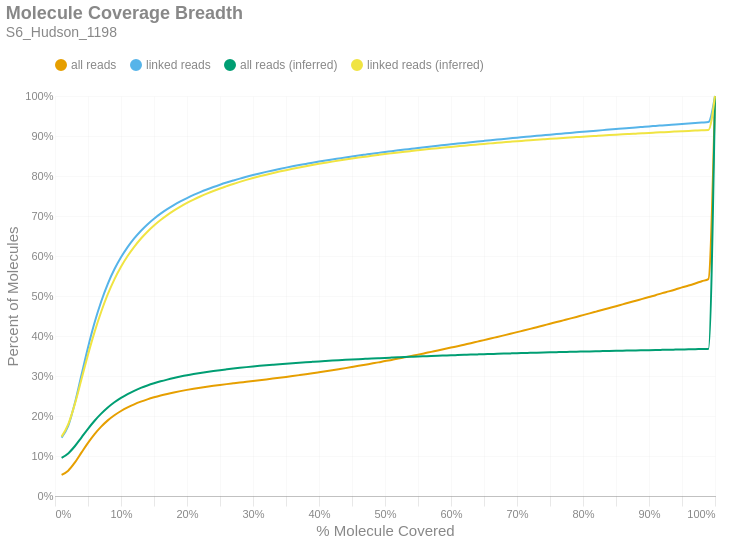

The notebook cell this image was saved under:
### Markdown cell above
### Molecule Read Coverage
This chart shows molecule coverage breadth as computed by the number of bases aligned to that molecule. In other words, "*how much of each unique long molecule is actually sequenced/aligned?*" Keep in mind there is a distinction between sequences and alignments, since some sequences belonging to a particular molecule may not align well and wouldn't appear in the alignment data. This chart also shows molecule coverage breadth as computed by the *inferred fragment* from which the aligned sequences originate. Unlike read coverage, this calculation takes into account the total insert size, including unsequenced gaps between the forward and reverse reads. Like the previous figures, these are cumulative percents.

### Code cell
if SKIPLR:
    print_html(f"Skipped")
else:
    binned_df = consolidated_hist(valids['coverage_bp'], mask, 0.01, True)
    binned_df_inf = consolidated_hist(valids['coverage_inserts'], mask, 0.01, True)
    binned_df = binned_df.with_columns(pl.lit(binned_df_inf['all reads (cumsum)']).alias('all reads (inferred)'))
    binned_df = binned_df.with_columns(pl.lit(binned_df_inf['linked reads (cumsum)']).alias('linked reads (inferred)'))
    binned_df = binned_df.with_columns(
        (pl.col('bin').cast(pl.Float64) + 0.01).alias('right_edge')
    )

    with SafeRender(binned_df):
        (
            density_plot(binned_df, 'Molecule Coverage Breadth', samplename, 'molcov', ['all reads (inferred)','linked reads (inferred)'])
            .encode(
                #x=alt.X('bin:Q', title="% Molecule Covered").axis(format = '%').scale(padding=0),
                x=alt.X('right_edge:Q', title="% Molecule Covered").axis(format='%').scale(padding=0),
                y=alt.Y('value:Q', title='Percent of Molecules')
                    .axis(format='%')
                    .stack(False)
                    .scale(domainMin=0, padding=0),
                color=alt.Color("key:N").scale(domain = ["all reads", "linked reads", "all reads (inferred)", "linked reads (inferred)"]),
                tooltip = [
                    alt.Tooltip("key:N", title = "Data Type"),
                    alt.Tooltip("range_label:N", title="% Molecule Covered"),
                    alt.Tooltip("value:Q", format = ".2%", title="% Molecules")
                ]
            )
        ).display()

### Figure 1 — Vega-Lite specification as saved in the notebook (floating-point values rounded to 4 significant figures)
{"width": "container", "height": 400, "config": {"title": {"anchor": "start", "dy": -15, "fontSize": 18, "color": "#888888", "subtitleColor": "#888888", "subtitleFontSize": 14}, "arc": {"fill": "#0072B2"}, "axis": {"domainColor": "#888888", "domainWidth": 0.5, "gridWidth": 0.2, "grid": false, "titleFontWeight": 400, "titleFontSize": 15, "labelFontSize": 11, "labelColor": "#888888", "tickColor": "#888888", "tickWidth": 0.2, "titleColor": "#888888"}, "axisBand": {"grid": false}, "axisX": {"grid": true, "tickSize": 10, "domainCap": "round"}, "axisY": {"domain": false, "grid": true, "tickSize": 0, "domainCap": "round"}, "background": "transparent", "header": {"labelFontSize": 15, "labelColor": "#888888", "titleFontSize": 15, "titleFontWeight": 600, "titleColor": "#888888"}, "legend": {"labelFont": "sans-serif", "labelFontSize": 12, "labelColor": "#888888", "symbolSize": 100, "symbolType": "circle", "titleFontSize": 12, "titlePadding": 10, "titleColor": "#888888", "title": null, "orient": "top"}, "range": {"category": ["#E69F00", "#56B4E9", "#009E73", "#F0E442", "#0072B2", "#D55E00", "#CC79A7", "#000000"], "diverging": ["#cfe8f3", "#a2d4ec", "#73bfe2", "#46abdb", "#1696d2", "#12719e"]}, "area": {"fill": "#0072B2", "fillOpacity": 0.7, "line": true, "strokeOpacity": 0.7}, "line": {"color": "#0072B2", "stroke": "#0072B2", "strokeWidth": 2}, "trail": {"color": "#0072B2", "stroke": "#0072B2", "strokeWidth": 0, "size": 1}, "point": {"filled": true, "fillOpacity": 1.0, "size": 95}, "text": {"color": "#888888", "fontSize": 11, "align": "right", "fontWeight": 400, "size": 11}, "bar": {"fill": "#0072B2", "stroke": null}, "view": {"stroke": null, "continuousWidth": 660, "continuousHeight": 400}}, "data": {"name": "data-630149941fc435975b4c13e731ddfe9e"}, "mark": {"type": "line", "interpolate": "monotone", "point": {"opacity": 0, "size": 275}}, "encoding": {"color": {"field": "key", "scale": {"domain": ["all reads", "linked reads", "all reads (inferred)", "linked reads (inferred)"]}, "type": "nominal"}, "tooltip": [{"field": "key", "title": "Data Type", "type": "nominal"}, {"field": "range_label", "title": "% Molecule Covered", "type": "nominal"}, {"field": "value", "format": ".2%", "title": "% Molecules", "type": "quantitative"}], "x": {"axis": {"format": "%"}, "field": "right_edge", "scale": {"padding": 0}, "title": "% Molecule Covered", "type": "quantitative"}, "y": {"axis": {"format": "%"}, "field": "value", "scale": {"domainMin": 0, "padding": 0}, "stack": false, "title": "Percent of Molecules", "type": "quantitative"}}, "params": [{"name": "param_c36ac31b6afebe62", "select": {"type": "point", "fields": ["key"]}, "bind": "legend"}], "title": {"text": "Molecule Coverage Breadth", "subtitle": "S6_Hudson_1198"}, "transform": [{"fold": ["all reads (cumsum)", "linked reads (cumsum)", "all reads (inferred)", "linked reads (inferred)"]}, {"calculate": "replace(datum.key, ' (cumsum)', '')", "as": "key"}, {"filter": {"param": "param_c36ac31b6afebe62"}}], "usermeta": {"embedOptions": {"downloadFileName": "S6_Hudson_1198.molcov"}}, "$schema": "https://vega.github.io/schema/vega-lite/v6.1.0.json", "datasets": {"data-630149941fc435975b4c13e731ddfe9e": [{"bin": "0.0", "interval": "0.0-0.01", "all reads": 0.05276, "linked reads": 0.1461, "all reads (cumsum)": 0.05276, "linked reads (cumsum)": 0.1461, "range_label": "0.0-0.01", "all reads (inferred)": 0.09513, "linked reads (inferred)": 0.1484, "right_edge": 0.01}, {"bin": "0.01", "interval": "0.01-0.02", "all reads": 0.01052, "linked reads": 0.02901, "all reads (cumsum)": 0.06328, "linked reads (cumsum)": 0.1752, "range_label": "0.01-0.02", "all reads (inferred)": 0.1063, "linked reads (inferred)": 0.1791, "right_edge": 0.02}, {"bin": "0.02", "interval": "0.02-0.03", "all reads": 0.02015, "linked reads": 0.0565, "all reads (cumsum)": 0.08342, "linked reads (cumsum)": 0.2317, "range_label": "0.02-0.03", "all reads (inferred)": 0.1244, "linked reads (inferred)": 0.2298, "right_edge": 0.03}, {"bin": "0.03", "interval": "0.03-0.04", "all reads": 0.02489, "linked reads": 0.07025, "all reads (cumsum)": 0.1083, "linked reads (cumsum)": 0.3019, "range_label": "0.03-0.04", "all reads (inferred)": 0.1462, "linked reads (inferred)": 0.2912, "right_edge": 0.04}, {"bin": "0.04", "interval": "0.04-0.05", "all reads": 0.02461, "linked reads": 0.06964, "all reads (cumsum)": 0.1329, "linked reads (cumsum)": 0.3715, "range_label": "0.04-0.05", "all reads (inferred)": 0.168, "linked reads (inferred)": 0.3533, "right_edge": 0.05}, {"bin": "0.05", "interval": "0.05-0.06", "all reads": 0.02193, "linked reads": 0.06213, "all reads (cumsum)": 0.1549, "linked reads (cumsum)": 0.4337, "range_label": "0.05-0.06", "all reads (inferred)": 0.1881, "linked reads (inferred)": 0.4103, "right_edge": 0.06}, {"bin": "0.06", "interval": "0.06-0.07", "all reads": 0.01858, "linked reads": 0.05264, "all reads (cumsum)": 0.1734, "linked reads (cumsum)": 0.4863, "range_label": "0.06-0.07", "all reads (inferred)": 0.2058, "linked reads (inferred)": 0.4606, "right_edge": 0.07}, {"bin": "0.07", "interval": "0.07-0.08", "all reads": 0.01562, "linked reads": 0.04425, "all reads (cumsum)": 0.1891, "linked reads (cumsum)": 0.5306, "range_label": "0.07-0.08", "all reads (inferred)": 0.2212, "linked reads (inferred)": 0.5044, "right_edge": 0.08}, {"bin": "0.08", "interval": "0.08-0.09", "all reads": 0.01279, "linked reads": 0.0362, "all reads (cumsum)": 0.2018, "linked reads (cumsum)": 0.5668, "range_label": "0.08-0.09", "all reads (inferred)": 0.2343, "linked reads (inferred)": 0.5416, "right_edge": 0.09}, {"bin": "0.09", "interval": "0.09-0.1", "all reads": 0.01067, "linked reads": 0.03016, "all reads (cumsum)": 0.2125, "linked reads (cumsum)": 0.5969, "range_label": "0.09-0.1", "all reads (inferred)": 0.2454, "linked reads (inferred)": 0.573, "right_edge": 0.1}, {"bin": "0.1", "interval": "0.1-0.11", "all reads": 0.009007, "linked reads": 0.02544, "all reads (cumsum)": 0.2215, "linked reads (cumsum)": 0.6224, "range_label": "0.1-0.11", "all reads (inferred)": 0.2549, "linked reads (inferred)": 0.5999, "right_edge": 0.11}, {"bin": "0.11", "interval": "0.11-0.12", "all reads": 0.007678, "linked reads": 0.02165, "all reads (cumsum)": 0.2292, "linked reads (cumsum)": 0.644, "range_label": "0.11-0.12", "all reads (inferred)": 0.263, "linked reads (inferred)": 0.6229, "right_edge": 0.12}, {"bin": "0.12", "interval": "0.12-0.13", "all reads": 0.006619, "linked reads": 0.01863, "all reads (cumsum)": 0.2358, "linked reads (cumsum)": 0.6626, "range_label": "0.12-0.13", "all reads (inferred)": 0.2702, "linked reads (inferred)": 0.6432, "right_edge": 0.13}, {"bin": "0.13", "interval": "0.13-0.14", "all reads": 0.005779, "linked reads": 0.01626, "all reads (cumsum)": 0.2416, "linked reads (cumsum)": 0.6789, "range_label": "0.13-0.14", "all reads (inferred)": 0.2764, "linked reads (inferred)": 0.6608, "right_edge": 0.14}, {"bin": "0.14", "interval": "0.14-0.15", "all reads": 0.005065, "linked reads": 0.01423, "all reads (cumsum)": 0.2467, "linked reads (cumsum)": 0.6931, "range_label": "0.14-0.15", "all reads (inferred)": 0.2818, "linked reads (inferred)": 0.6763, "right_edge": 0.15}, {"bin": "0.15", "interval": "0.15-0.16", "all reads": 0.004532, "linked reads": 0.01268, "all reads (cumsum)": 0.2512, "linked reads (cumsum)": 0.7058, "range_label": "0.15-0.16", "all reads (inferred)": 0.2867, "linked reads (inferred)": 0.69, "right_edge": 0.16}, {"bin": "0.16", "interval": "0.16-0.17", "all reads": 0.004029, "linked reads": 0.01125, "all reads (cumsum)": 0.2552, "linked reads (cumsum)": 0.7171, "range_label": "0.16-0.17", "all reads (inferred)": 0.291, "linked reads (inferred)": 0.7022, "right_edge": 0.17}, {"bin": "0.17", "interval": "0.17-0.18", "all reads": 0.003658, "linked reads": 0.01019, "all reads (cumsum)": 0.2589, "linked reads (cumsum)": 0.7273, "range_label": "0.17-0.18", "all reads (inferred)": 0.2949, "linked reads (inferred)": 0.7134, "right_edge": 0.18}, {"bin": "0.18", "interval": "0.18-0.19", "all reads": 0.003341, "linked reads": 0.009275, "all reads (cumsum)": 0.2622, "linked reads (cumsum)": 0.7365, "range_label": "0.18-0.19", "all reads (inferred)": 0.2985, "linked reads (inferred)": 0.7235, "right_edge": 0.19}, {"bin": "0.19", "interval": "0.19-0.2", "all reads": 0.003044, "linked reads": 0.008389, "all reads (cumsum)": 0.2653, "linked reads (cumsum)": 0.7449, "range_label": "0.19-0.2", "all reads (inferred)": 0.3018, "linked reads (inferred)": 0.7327, "right_edge": 0.2}, {"bin": "0.2", "interval": "0.2-0.21", "all reads": 0.002825, "linked reads": 0.007752, "all reads (cumsum)": 0.2681, "linked reads (cumsum)": 0.7527, "range_label": "0.2-0.21", "all reads (inferred)": 0.3047, "linked reads (inferred)": 0.741, "right_edge": 0.21}, {"bin": "0.21", "interval": "0.21-0.22", "all reads": 0.002598, "linked reads": 0.007059, "all reads (cumsum)": 0.2707, "linked reads (cumsum)": 0.7597, "range_label": "0.21-0.22", "all reads (inferred)": 0.3075, "linked reads (inferred)": 0.7487, "right_edge": 0.22}, {"bin": "0.22", "interval": "0.22-0.23", "all reads": 0.00244, "linked reads": 0.006568, "all reads (cumsum)": 0.2731, "linked reads (cumsum)": 0.7663, "range_label": "0.22-0.23", "all reads (inferred)": 0.31, "linked reads (inferred)": 0.7558, "right_edge": 0.23}, {"bin": "0.23", "interval": "0.23-0.24", "all reads": 0.002309, "linked reads": 0.006178, "all reads (cumsum)": 0.2754, "linked reads (cumsum)": 0.7725, "range_label": "0.23-0.24", "all reads (inferred)": 0.3124, "linked reads (inferred)": 0.7626, "right_edge": 0.24}, {"bin": "0.24", "interval": "0.24-0.25", "all reads": 0.002177, "linked reads": 0.005761, "all reads (cumsum)": 0.2776, "linked reads (cumsum)": 0.7782, "range_label": "0.24-0.25", "all reads (inferred)": 0.3146, "linked reads (inferred)": 0.7688, "right_edge": 0.25}, {"bin": "0.25", "interval": "0.25-0.26", "all reads": 0.002056, "linked reads": 0.005363, "all reads (cumsum)": 0.2797, "linked reads (cumsum)": 0.7836, "range_label": "0.25-0.26", "all reads (inferred)": 0.3166, "linked reads (inferred)": 0.7746, "right_edge": 0.26}, {"bin": "0.26", "interval": "0.26-0.27", "all reads": 0.001971, "linked reads": 0.005045, "all reads (cumsum)": 0.2816, "linked reads (cumsum)": 0.7886, "range_label": "0.26-0.27", "all reads (inferred)": 0.3186, "linked reads (inferred)": 0.7802, "right_edge": 0.27}, {"bin": "0.27", "interval": "0.27-0.28", "all reads": 0.001953, "linked reads": 0.004859, "all reads (cumsum)": 0.2836, "linked reads (cumsum)": 0.7935, "range_label": "0.27-0.28", "all reads (inferred)": 0.3204, "linked reads (inferred)": 0.7853, "right_edge": 0.28}, {"bin": "0.28", "interval": "0.28-0.29", "all reads": 0.00191, "linked reads": 0.004455, "all reads (cumsum)": 0.2855, "linked reads (cumsum)": 0.798, "range_label": "0.28-0.29", "all reads (inferred)": 0.3222, "linked reads (inferred)": 0.7902, "right_edge": 0.29}, {"bin": "0.29", "interval": "0.29-0.3", "all reads": 0.001949, "linked reads": 0.004309, "all reads (cumsum)": 0.2875, "linked reads (cumsum)": 0.8023, "range_label": "0.29-0.3", "all reads (inferred)": 0.3239, "linked reads (inferred)": 0.7949, "right_edge": 0.3}, {"bin": "0.3", "interval": "0.3-0.31", "all reads": 0.00197, "linked reads": 0.004095, "all reads (cumsum)": 0.2894, "linked reads (cumsum)": 0.8064, "range_label": "0.3-0.31", "all reads (inferred)": 0.3254, "linked reads (inferred)": 0.7992, "right_edge": 0.31}, {"bin": "0.31", "interval": "0.31-0.32", "all reads": 0.001998, "linked reads": 0.003894, "all reads (cumsum)": 0.2914, "linked reads (cumsum)": 0.8103, "range_label": "0.31-0.32", "all reads (inferred)": 0.3269, "linked reads (inferred)": 0.8033, "right_edge": 0.32}, {"bin": "0.32", "interval": "0.32-0.33", "all reads": 0.002046, "linked reads": 0.003669, "all reads (cumsum)": 0.2935, "linked reads (cumsum)": 0.8139, "range_label": "0.32-0.33", "all reads (inferred)": 0.3282, "linked reads (inferred)": 0.8072, "right_edge": 0.33}, {"bin": "0.33", "interval": "0.33-0.34", "all reads": 0.002108, "linked reads": 0.003556, "all reads (cumsum)": 0.2956, "linked reads (cumsum)": 0.8175, "range_label": "0.33-0.34", "all reads (inferred)": 0.3296, "linked reads (inferred)": 0.811, "right_edge": 0.34}, {"bin": "0.34", "interval": "0.34-0.35", "all reads": 0.002157, "linked reads": 0.003418, "all reads (cumsum)": 0.2977, "linked reads (cumsum)": 0.8209, "range_label": "0.34-0.35", "all reads (inferred)": 0.3309, "linked reads (inferred)": 0.8146, "right_edge": 0.35}, {"bin": "0.35", "interval": "0.35-0.36", "all reads": 0.002191, "linked reads": 0.003246, "all reads (cumsum)": 0.2999, "linked reads (cumsum)": 0.8241, "range_label": "0.35-0.36", "all reads (inferred)": 0.3321, "linked reads (inferred)": 0.8181, "right_edge": 0.36}, {"bin": "0.36", "interval": "0.36-0.37", "all reads": 0.002253, "linked reads": 0.003104, "all reads (cumsum)": 0.3022, "linked reads (cumsum)": 0.8273, "range_label": "0.36-0.37", "all reads (inferred)": 0.3333, "linked reads (inferred)": 0.8214, "right_edge": 0.37}, {"bin": "0.37", "interval": "0.37-0.38", "all reads": 0.002296, "linked reads": 0.002955, "all reads (cumsum)": 0.3045, "linked reads (cumsum)": 0.8302, "range_label": "0.37-0.38", "all reads (inferred)": 0.3344, "linked reads (inferred)": 0.8245, "right_edge": 0.38}, {"bin": "0.38", "interval": "0.38-0.39", "all reads": 0.002397, "linked reads": 0.002945, "all reads (cumsum)": 0.3069, "linked reads (cumsum)": 0.8332, "range_label": "0.38-0.39", "all reads (inferred)": 0.3355, "linked reads (inferred)": 0.8275, "right_edge": 0.39}, {"bin": "0.39", "interval": "0.39-0.4", "all reads": 0.00246, "linked reads": 0.002833, "all reads (cumsum)": 0.3093, "linked reads (cumsum)": 0.836, "range_label": "0.39-0.4", "all reads (inferred)": 0.3365, "linked reads (inferred)": 0.8304, "right_edge": 0.4}, {"bin": "0.4", "interval": "0.4-0.41", "all reads": 0.002481, "linked reads": 0.002703, "all reads (cumsum)": 0.3118, "linked reads (cumsum)": 0.8387, "range_label": "0.4-0.41", "all reads (inferred)": 0.3376, "linked reads (inferred)": 0.8332, "right_edge": 0.41}, {"bin": "0.41", "interval": "0.41-0.42", "all reads": 0.002571, "linked reads": 0.002612, "all reads (cumsum)": 0.3144, "linked reads (cumsum)": 0.8413, "range_label": "0.41-0.42", "all reads (inferred)": 0.3385, "linked reads (inferred)": 0.836, "right_edge": 0.42}, {"bin": "0.42", "interval": "0.42-0.43", "all reads": 0.002643, "linked reads": 0.002507, "all reads (cumsum)": 0.317, "linked reads (cumsum)": 0.8438, "range_label": "0.42-0.43", "all reads (inferred)": 0.3395, "linked reads (inferred)": 0.8386, "right_edge": 0.43}, {"bin": "0.43", "interval": "0.43-0.44", "all reads": 0.002681, "linked reads": 0.00251, "all reads (cumsum)": 0.3197, "linked reads (cumsum)": 0.8463, "range_label": "0.43-0.44", "all reads (inferred)": 0.3404, "linked reads (inferred)": 0.8412, "right_edge": 0.44}, {"bin": "0.44", "interval": "0.44-0.45", "all reads": 0.002793, "linked reads": 0.002422, "all reads (cumsum)": 0.3225, "linked reads (cumsum)": 0.8487, "range_label": "0.44-0.45", "all reads (inferred)": 0.3413, "linked reads (inferred)": 0.8436, "right_edge": 0.45}, {"bin": "0.45", "interval": "0.45-0.46", "all reads": 0.002846, "linked reads": 0.00236, "all reads (cumsum)": 0.3253, "linked reads (cumsum)": 0.8511, "range_label": "0.45-0.46", "all reads (inferred)": 0.3421, "linked reads (inferred)": 0.846, "right_edge": 0.46}, {"bin": "0.46", "interval": "0.46-0.47", "all reads": 0.002896, "linked reads": 0.002294, "all reads (cumsum)": 0.3282, "linked reads (cumsum)": 0.8534, "range_label": "0.46-0.47", "all reads (inferred)": 0.3429, "linked reads (inferred)": 0.8482, "right_edge": 0.47}, {"bin": "0.47", "interval": "0.47-0.48", "all reads": 0.002978, "linked reads": 0.002281, "all reads (cumsum)": 0.3312, "linked reads (cumsum)": 0.8557, "range_label": "0.47-0.48", "all reads (inferred)": 0.3438, "linked reads (inferred)": 0.8505, "right_edge": 0.48}, {"bin": "0.48", "interval": "0.48-0.49", "all reads": 0.002847, "linked reads": 0.002127, "all reads (cumsum)": 0.3341, "linked reads (cumsum)": 0.8578, "range_label": "0.48-0.49", "all reads (inferred)": 0.3445, "linked reads (inferred)": 0.8527, "right_edge": 0.49}, {"bin": "0.49", "interval": "0.49-0.5", "all reads": 0.003283, "linked reads": 0.002188, "all reads (cumsum)": 0.3374, "linked reads (cumsum)": 0.86, "range_label": "0.49-0.5", "all reads (inferred)": 0.3453, "linked reads (inferred)": 0.8548, "right_edge": 0.5}, {"bin": "0.5", "interval": "0.5-0.51", "all reads": 0.002896, "linked reads": 0.002013, "all reads (cumsum)": 0.3403, "linked reads (cumsum)": 0.862, "range_label": "0.5-0.51", "all reads (inferred)": 0.346, "linked reads (inferred)": 0.8568, "right_edge": 0.51}, {"bin": "0.51", "interval": "0.51-0.52", "all reads": 0.003295, "linked reads": 0.002106, "all reads (cumsum)": 0.3435, "linked reads (cumsum)": 0.8641, "range_label": "0.51-0.52", "all reads (inferred)": 0.3467, "linked reads (inferred)": 0.8587, "right_edge": 0.52}, {"bin": "0.52", "interval": "0.52-0.53", "all reads": 0.003222, "linked reads": 0.001997, "all reads (cumsum)": 0.3468, "linked reads (cumsum)": 0.8661, "range_label": "0.52-0.53", "all reads (inferred)": 0.3474, "linked reads (inferred)": 0.8606, "right_edge": 0.53}, {"bin": "0.53", "interval": "0.53-0.54", "all reads": 0.003314, "linked reads": 0.001943, "all reads (cumsum)": 0.3501, "linked reads (cumsum)": 0.868, "range_label": "0.53-0.54", "all reads (inferred)": 0.3481, "linked reads (inferred)": 0.8625, "right_edge": 0.54}, {"bin": "0.54", "interval": "0.54-0.55", "all reads": 0.003315, "linked reads": 0.001986, "all reads (cumsum)": 0.3534, "linked reads (cumsum)": 0.87, "range_label": "0.54-0.55", "all reads (inferred)": 0.3487, "linked reads (inferred)": 0.8643, "right_edge": 0.55}, {"bin": "0.55", "interval": "0.55-0.56", "all reads": 0.003435, "linked reads": 0.001923, "all reads (cumsum)": 0.3568, "linked reads (cumsum)": 0.872, "range_label": "0.55-0.56", "all reads (inferred)": 0.3494, "linked reads (inferred)": 0.8661, "right_edge": 0.56}, {"bin": "0.56", "interval": "0.56-0.57", "all reads": 0.003485, "linked reads": 0.001871, "all reads (cumsum)": 0.3603, "linked reads (cumsum)": 0.8738, "range_label": "0.56-0.57", "all reads (inferred)": 0.35, "linked reads (inferred)": 0.8679, "right_edge": 0.57}, {"bin": "0.57", "interval": "0.57-0.58", "all reads": 0.003415, "linked reads": 0.001813, "all reads (cumsum)": 0.3637, "linked reads (cumsum)": 0.8756, "range_label": "0.57-0.58", "all reads (inferred)": 0.3507, "linked reads (inferred)": 0.8696, "right_edge": 0.58}, {"bin": "0.58", "interval": "0.58-0.59", "all reads": 0.003583, "linked reads": 0.001788, "all reads (cumsum)": 0.3673, "linked reads (cumsum)": 0.8774, "range_label": "0.58-0.59", "all reads (inferred)": 0.3512, "linked reads (inferred)": 0.8712, "right_edge": 0.59}, {"bin": "0.59", "interval": "0.59-0.6", "all reads": 0.003707, "linked reads": 0.001809, "all reads (cumsum)": 0.371, "linked reads (cumsum)": 0.8792, "range_label": "0.59-0.6", "all reads (inferred)": 0.3518, "linked reads (inferred)": 0.8728, "right_edge": 0.6}, {"bin": "0.6", "interval": "0.6-0.61", "all reads": 0.003573, "linked reads": 0.001731, "all reads (cumsum)": 0.3746, "linked reads (cumsum)": 0.881, "range_label": "0.6-0.61", "all reads (inferred)": 0.3524, "linked reads (inferred)": 0.8743, "right_edge": 0.61}, {"bin": "0.61", "interval": "0.61-0.62", "all reads": 0.003776, "linked reads": 0.001723, "all reads (cumsum)": 0.3784, "linked reads (cumsum)": 0.8827, "range_label": "0.61-0.62", "all reads (inferred)": 0.3529, "linked reads (inferred)": 0.8758, "right_edge": 0.62}, {"bin": "0.62", "interval": "0.62-0.63", "all reads": 0.003745, "linked reads": 0.001712, "all reads (cumsum)": 0.3821, "linked reads (cumsum)": 0.8844, "range_label": "0.62-0.63", "all reads (inferred)": 0.3535, "linked reads (inferred)": 0.8773, "right_edge": 0.63}, {"bin": "0.63", "interval": "0.63-0.64", "all reads": 0.003828, "linked reads": 0.001696, "all reads (cumsum)": 0.3859, "linked reads (cumsum)": 0.8861, "range_label": "0.63-0.64", "all reads (inferred)": 0.354, "linked reads (inferred)": 0.8787, "right_edge": 0.64}, {"bin": "0.64", "interval": "0.64-0.65", "all reads": 0.003798, "linked reads": 0.001684, "all reads (cumsum)": 0.3897, "linked reads (cumsum)": 0.8878, "range_label": "0.64-0.65", "all reads (inferred)": 0.3545, "linked reads (inferred)": 0.8802, "right_edge": 0.65}, {"bin": "0.65", "interval": "0.65-0.66", "all reads": 0.004012, "linked reads": 0.001667, "all reads (cumsum)": 0.3938, "linked reads (cumsum)": 0.8895, "range_label": "0.65-0.66", "all reads (inferred)": 0.355, "linked reads (inferred)": 0.8816, "right_edge": 0.66}, {"bin": "0.66", "interval": "0.66-0.67", "all reads": 0.003869, "linked reads": 0.001627, "all reads (cumsum)": 0.3976, "linked reads (cumsum)": 0.8911, "range_label": "0.66-0.67", "all reads (inferred)": 0.3555, "linked reads (inferred)": 0.883, "right_edge": 0.67}, {"bin": "0.67", "interval": "0.67-0.68", "all reads": 0.003927, "linked reads": 0.001566, "all reads (cumsum)": 0.4016, "linked reads (cumsum)": 0.8926, "range_label": "0.67-0.68", "all reads (inferred)": 0.356, "linked reads (inferred)": 0.8843, "right_edge": 0.68}, {"bin": "0.68", "interval": "0.68-0.69", "all reads": 0.003934, "linked reads": 0.001576, "all reads (cumsum)": 0.4055, "linked reads (cumsum)": 0.8942, "range_label": "0.68-0.69", "all reads (inferred)": 0.3565, "linked reads (inferred)": 0.8856, "right_edge": 0.69}, {"bin": "0.69", "interval": "0.69-0.7", "all reads": 0.004145, "linked reads": 0.001581, "all reads (cumsum)": 0.4096, "linked reads (cumsum)": 0.8958, "range_label": "0.69-0.7", "all reads (inferred)": 0.357, "linked reads (inferred)": 0.8869, "right_edge": 0.7}, {"bin": "0.7", "interval": "0.7-0.71", "all reads": 0.004034, "linked reads": 0.001548, "all reads (cumsum)": 0.4137, "linked reads (cumsum)": 0.8974, "range_label": "0.7-0.71", "all reads (inferred)": 0.3574, "linked reads (inferred)": 0.8882, "right_edge": 0.71}, {"bin": "0.71", "interval": "0.71-0.72", "all reads": 0.004155, "linked reads": 0.001559, "all reads (cumsum)": 0.4178, "linked reads (cumsum)": 0.8989, "range_label": "0.71-0.72", "all reads (inferred)": 0.3579, "linked reads (inferred)": 0.8894, "right_edge": 0.72}, {"bin": "0.72", "interval": "0.72-0.73", "all reads": 0.004229, "linked reads": 0.001511, "all reads (cumsum)": 0.422, "linked reads (cumsum)": 0.9004, "range_label": "0.72-0.73", "all reads (inferred)": 0.3583, "linked reads (inferred)": 0.8906, "right_edge": 0.73}, {"bin": "0.73", "interval": "0.73-0.74", "all reads": 0.004174, "linked reads": 0.001473, "all reads (cumsum)": 0.4262, "linked reads (cumsum)": 0.9019, "range_label": "0.73-0.74", "all reads (inferred)": 0.3588, "linked reads (inferred)": 0.8918, "right_edge": 0.74}, {"bin": "0.74", "interval": "0.74-0.75", "all reads": 0.004415, "linked reads": 0.001478, "all reads (cumsum)": 0.4306, "linked reads (cumsum)": 0.9034, "range_label": "0.74-0.75", "all reads (inferred)": 0.3592, "linked reads (inferred)": 0.8929, "right_edge": 0.75}, {"bin": "0.75", "interval": "0.75-0.76", "all reads": 0.004152, "linked reads": 0.00143, "all reads (cumsum)": 0.4348, "linked reads (cumsum)": 0.9048, "range_label": "0.75-0.76", "all reads (inferred)": 0.3596, "linked reads (inferred)": 0.894, "right_edge": 0.76}, {"bin": "0.76", "interval": "0.76-0.77", "all reads": 0.004297, "linked reads": 0.001429, "all reads (cumsum)": 0.4391, "linked reads (cumsum)": 0.9062, "range_label": "0.76-0.77", "all reads (inferred)": 0.36, "linked reads (inferred)": 0.8951, "right_edge": 0.77}, {"bin": "0.77", "interval": "0.77-0.78", "all reads": 0.004296, "linked reads": 0.001427, "all reads (cumsum)": 0.4434, "linked reads (cumsum)": 0.9077, "range_label": "0.77-0.78", "all reads (inferred)": 0.3604, "linked reads (inferred)": 0.8962, "right_edge": 0.78}, {"bin": "0.78", "interval": "0.78-0.79", "all reads": 0.004314, "linked reads": 0.001414, "all reads (cumsum)": 0.4477, "linked reads (cumsum)": 0.9091, "range_label": "0.78-0.79", "all reads (inferred)": 0.3608, "linked reads (inferred)": 0.8972, "right_edge": 0.79}, {"bin": "0.79", "interval": "0.79-0.8", "all reads": 0.00458, "linked reads": 0.001481, "all reads (cumsum)": 0.4523, "linked reads (cumsum)": 0.9106, "range_label": "0.79-0.8", "all reads (inferred)": 0.3612, "linked reads (inferred)": 0.8983, "right_edge": 0.8}, {"bin": "0.8", "interval": "0.8-0.81", "all reads": 0.004288, "linked reads": 0.001343, "all reads (cumsum)": 0.4566, "linked reads (cumsum)": 0.9119, "range_label": "0.8-0.81", "all reads (inferred)": 0.3616, "linked reads (inferred)": 0.8993, "right_edge": 0.81}, {"bin": "0.81", "interval": "0.81-0.82", "all reads": 0.004431, "linked reads": 0.001415, "all reads (cumsum)": 0.461, "linked reads (cumsum)": 0.9133, "range_label": "0.81-0.82", "all reads (inferred)": 0.3619, "linked reads (inferred)": 0.9003, "right_edge": 0.82}, {"bin": "0.82", "interval": "0.82-0.83", "all reads": 0.004452, "linked reads": 0.001372, "all reads (cumsum)": 0.4654, "linked reads (cumsum)": 0.9147, "range_label": "0.82-0.83", "all reads (inferred)": 0.3623, "linked reads (inferred)": 0.9013, "right_edge": 0.83}, {"bin": "0.83", "interval": "0.83-0.84", "all reads": 0.004512, "linked reads": 0.001325, "all reads (cumsum)": 0.47, "linked reads (cumsum)": 0.916, "range_label": "0.83-0.84", "all reads (inferred)": 0.3626, "linked reads (inferred)": 0.9022, "right_edge": 0.84}, {"bin": "0.84", "interval": "0.84-0.85", "all reads": 0.004521, "linked reads": 0.001367, "all reads (cumsum)": 0.4745, "linked reads (cumsum)": 0.9174, "range_label": "0.84-0.85", "all reads (inferred)": 0.363, "linked reads (inferred)": 0.9032, "right_edge": 0.85}, {"bin": "0.85", "interval": "0.85-0.86", "all reads": 0.004589, "linked reads": 0.001398, "all reads (cumsum)": 0.4791, "linked reads (cumsum)": 0.9188, "range_label": "0.85-0.86", "all reads (inferred)": 0.3633, "linked reads (inferred)": 0.9041, "right_edge": 0.86}, {"bin": "0.86", "interval": "0.86-0.87", "all reads": 0.004545, "linked reads": 0.001281, "all reads (cumsum)": 0.4836, "linked reads (cumsum)": 0.9201, "range_label": "0.86-0.87", "all reads (inferred)": 0.3637, "linked reads (inferred)": 0.905, "right_edge": 0.87}, {"bin": "0.87", "interval": "0.87-0.88", "all reads": 0.004641, "linked reads": 0.001344, "all reads (cumsum)": 0.4883, "linked reads (cumsum)": 0.9214, "range_label": "0.87-0.88", "all reads (inferred)": 0.364, "linked reads (inferred)": 0.9059, "right_edge": 0.88}, {"bin": "0.88", "interval": "0.88-0.89", "all reads": 0.004584, "linked reads": 0.001305, "all reads (cumsum)": 0.4928, "linked reads (cumsum)": 0.9227, "range_label": "0.88-0.89", "all reads (inferred)": 0.3644, "linked reads (inferred)": 0.9068, "right_edge": 0.89}, {"bin": "0.89", "interval": "0.89-0.9", "all reads": 0.004738, "linked reads": 0.001298, "all reads (cumsum)": 0.4976, "linked reads (cumsum)": 0.924, "range_label": "0.89-0.9", "all reads (inferred)": 0.3647, "linked reads (inferred)": 0.9077, "right_edge": 0.9}, {"bin": "0.9", "interval": "0.9-0.91", "all reads": 0.00445, "linked reads": 0.001214, "all reads (cumsum)": 0.502, "linked reads (cumsum)": 0.9252, "range_label": "0.9-0.91", "all reads (inferred)": 0.365, "linked reads (inferred)": 0.9085, "right_edge": 0.91}, {"bin": "0.91", "interval": "0.91-0.92", "all reads": 0.005115, "linked reads": 0.001245, "all reads (cumsum)": 0.5071, "linked reads (cumsum)": 0.9265, "range_label": "0.91-0.92", "all reads (inferred)": 0.3653, "linked reads (inferred)": 0.9094, "right_edge": 0.92}, {"bin": "0.92", "interval": "0.92-0.93", "all reads": 0.004454, "linked reads": 0.001238, "all reads (cumsum)": 0.5116, "linked reads (cumsum)": 0.9277, "range_label": "0.92-0.93", "all reads (inferred)": 0.3657, "linked reads (inferred)": 0.9103, "right_edge": 0.93}, {"bin": "0.93", "interval": "0.93-0.94", "all reads": 0.004821, "linked reads": 0.001252, "all reads (cumsum)": 0.5164, "linked reads (cumsum)": 0.929, "range_label": "0.93-0.94", "all reads (inferred)": 0.366, "linked reads (inferred)": 0.9111, "right_edge": 0.94}, {"bin": "0.94", "interval": "0.94-0.95", "all reads": 0.005243, "linked reads": 0.001188, "all reads (cumsum)": 0.5217, "linked reads (cumsum)": 0.9301, "range_label": "0.94-0.95", "all reads (inferred)": 0.3663, "linked reads (inferred)": 0.912, "right_edge": 0.95}, {"bin": "0.95", "interval": "0.95-0.96", "all reads": 0.004506, "linked reads": 0.001233, "all reads (cumsum)": 0.5262, "linked reads (cumsum)": 0.9314, "range_label": "0.95-0.96", "all reads (inferred)": 0.3667, "linked reads (inferred)": 0.9128, "right_edge": 0.96}, {"bin": "0.96", "interval": "0.96-0.97", "all reads": 0.005206, "linked reads": 0.001203, "all reads (cumsum)": 0.5314, "linked reads (cumsum)": 0.9326, "range_label": "0.96-0.97", "all reads (inferred)": 0.367, "linked reads (inferred)": 0.9136, "right_edge": 0.97}, {"bin": "0.97", "interval": "0.97-0.98", "all reads": 0.005655, "linked reads": 0.00116, "all reads (cumsum)": 0.537, "linked reads (cumsum)": 0.9337, "range_label": "0.97-0.98", "all reads (inferred)": 0.3674, "linked reads (inferred)": 0.9145, "right_edge": 0.98}, {"bin": "0.98", "interval": "0.98-0.99", "all reads": 0.005294, "linked reads": 0.001231, "all reads (cumsum)": 0.5423, "linked reads (cumsum)": 0.935, "range_label": "0.98-0.99", "all reads (inferred)": 0.3677, "linked reads (inferred)": 0.915, "right_edge": 0.99}, {"bin": "0.99", "interval": "0.99-1.0", "all reads": 0.4577, "linked reads": 0.06503, "all reads (cumsum)": 1.0, "linked reads (cumsum)": 1.0, "range_label": "0.99-1.0", "all reads (inferred)": 1.0, "linked reads (inferred)": 1.0, "right_edge": 1.0}]}}
